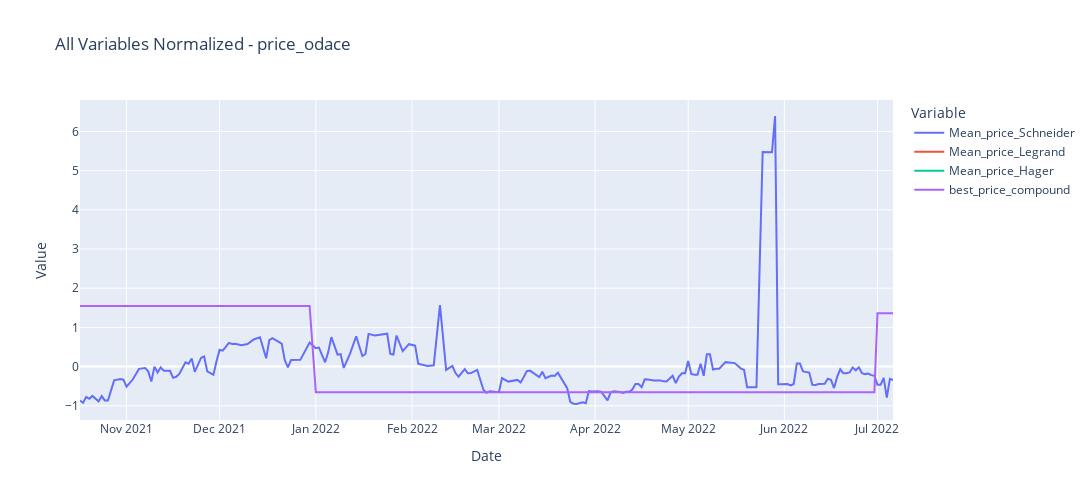
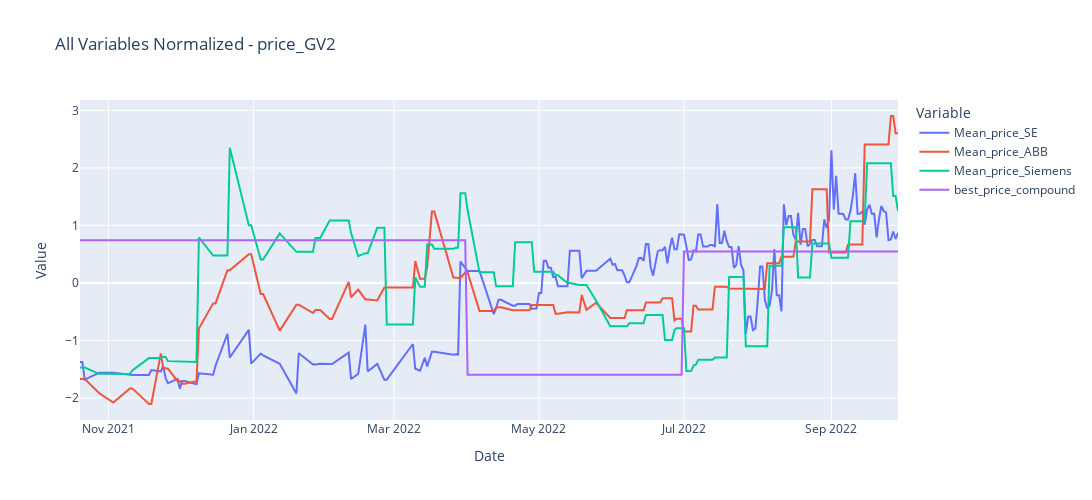
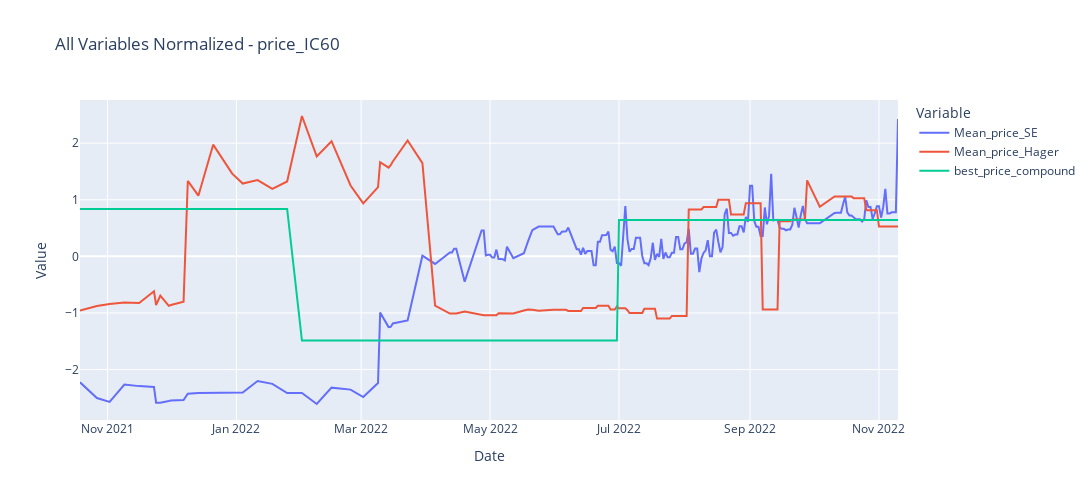

Source (notebook cell) for these figures, in order:
### Code cell
import plotly.express as px

# Normalizing Function
def normalize_and_plot(df, title):
    scaler = StandardScaler()

    # Normalize the DataFrame
    df_normalized = pd.DataFrame(scaler.fit_transform(df), index=df.index, columns=df.columns)

    # Melt the DataFrame for Plotly
    df_melted = df_normalized.reset_index().melt(id_vars=df_normalized.index.name, var_name='Variable', value_name='Value')

    # Plotting with Plotly
    fig = px.line(df_melted, x=df_normalized.index.name, y='Value', color='Variable', title=title)
    fig.update_layout(width=1300, height=500)
    fig.show()

# Apply to your DataFrames
normalize_and_plot(price_odace_best, 'All Variables Normalized - price_odace')
normalize_and_plot(price_GV2_best, 'All Variables Normalized - price_GV2')
normalize_and_plot(price_IC60_best, 'All Variables Normalized - price_IC60')

### Figure 1 — Plotly figure (JSON) as saved in the notebook; plotly's stock layout.template omitted (floating-point values rounded to 4 significant figures; data arrays with more than 128 entries replaced by an {"elided": "..."} marker saying what was removed)
{"data": [{"hovertemplate": "Variable=Mean_price_Schneider<br>Date=%{x}<br>Value=%{y}<extra></extra>", "legendgroup": "Mean_price_Schneider", "line": {"color": "#636efa", "dash": "solid"}, "marker": {"symbol": "circle"}, "mode": "lines", "name": "Mean_price_Schneider", "orientation": "v", "showlegend": true, "type": "scatter", "x": {"elided": "203 str values"}, "xaxis": "x", "y": {"elided": "203 float values"}, "yaxis": "y"}, {"hovertemplate": "Variable=Mean_price_Legrand<br>Date=%{x}<br>Value=%{y}<extra></extra>", "legendgroup": "Mean_price_Legrand", "line": {"color": "#EF553B", "dash": "solid"}, "marker": {"symbol": "circle"}, "mode": "lines", "name": "Mean_price_Legrand", "orientation": "v", "showlegend": true, "type": "scatter", "x": {"elided": "203 str values"}, "xaxis": "x", "y": {"elided": "203 null values"}, "yaxis": "y"}, {"hovertemplate": "Variable=Mean_price_Hager<br>Date=%{x}<br>Value=%{y}<extra></extra>", "legendgroup": "Mean_price_Hager", "line": {"color": "#00cc96", "dash": "solid"}, "marker": {"symbol": "circle"}, "mode": "lines", "name": "Mean_price_Hager", "orientation": "v", "showlegend": true, "type": "scatter", "x": {"elided": "203 str values"}, "xaxis": "x", "y": {"elided": "203 null values"}, "yaxis": "y"}, {"hovertemplate": "Variable=best_price_compound<br>Date=%{x}<br>Value=%{y}<extra></extra>", "legendgroup": "best_price_compound", "line": {"color": "#ab63fa", "dash": "solid"}, "marker": {"symbol": "circle"}, "mode": "lines", "name": "best_price_compound", "orientation": "v", "showlegend": true, "type": "scatter", "x": {"elided": "203 str values"}, "xaxis": "x", "y": {"elided": "203 float values"}, "yaxis": "y"}], "layout": {"height": 500, "legend": {"title": {"text": "Variable"}, "tracegroupgap": 0}, "title": {"text": "All Variables Normalized - price_odace"}, "width": 1300, "xaxis": {"anchor": "y", "autorange": true, "domain": [0, 1], "range": ["2021-10-17", "2022-07-06"], "title": {"text": "Date"}, "type": "date"}, "yaxis": {"anchor": "x", "autorange": true, "domain": [0, 1], "range": [-1.363, 6.802], "title": {"text": "Value"}, "type": "linear"}}}

### Figure 2 — Plotly figure (JSON) as saved in the notebook; plotly's stock layout.template omitted (floating-point values rounded to 4 significant figures; data arrays with more than 128 entries replaced by an {"elided": "..."} marker saying what was removed)
{"data": [{"hovertemplate": "Variable=Mean_price_SE<br>Date=%{x}<br>Value=%{y}<extra></extra>", "legendgroup": "Mean_price_SE", "line": {"color": "#636efa", "dash": "solid"}, "marker": {"symbol": "circle"}, "mode": "lines", "name": "Mean_price_SE", "orientation": "v", "showlegend": true, "type": "scatter", "x": {"elided": "203 str values"}, "xaxis": "x", "y": {"elided": "203 float values"}, "yaxis": "y"}, {"hovertemplate": "Variable=Mean_price_ABB <br>Date=%{x}<br>Value=%{y}<extra></extra>", "legendgroup": "Mean_price_ABB ", "line": {"color": "#EF553B", "dash": "solid"}, "marker": {"symbol": "circle"}, "mode": "lines", "name": "Mean_price_ABB ", "orientation": "v", "showlegend": true, "type": "scatter", "x": {"elided": "203 str values"}, "xaxis": "x", "y": {"elided": "203 float values"}, "yaxis": "y"}, {"hovertemplate": "Variable=Mean_price_Siemens <br>Date=%{x}<br>Value=%{y}<extra></extra>", "legendgroup": "Mean_price_Siemens ", "line": {"color": "#00cc96", "dash": "solid"}, "marker": {"symbol": "circle"}, "mode": "lines", "name": "Mean_price_Siemens ", "orientation": "v", "showlegend": true, "type": "scatter", "x": {"elided": "203 str values"}, "xaxis": "x", "y": {"elided": "203 float values"}, "yaxis": "y"}, {"hovertemplate": "Variable=best_price_compound<br>Date=%{x}<br>Value=%{y}<extra></extra>", "legendgroup": "best_price_compound", "line": {"color": "#ab63fa", "dash": "solid"}, "marker": {"symbol": "circle"}, "mode": "lines", "name": "best_price_compound", "orientation": "v", "showlegend": true, "type": "scatter", "x": {"elided": "203 str values"}, "xaxis": "x", "y": {"elided": "203 float values"}, "yaxis": "y"}], "layout": {"height": 500, "legend": {"title": {"text": "Variable"}, "tracegroupgap": 0}, "title": {"text": "All Variables Normalized - price_GV2"}, "width": 1300, "xaxis": {"anchor": "y", "autorange": true, "domain": [0, 1], "range": ["2021-10-20", "2022-09-29"], "title": {"text": "Date"}, "type": "date"}, "yaxis": {"anchor": "x", "autorange": true, "domain": [0, 1], "range": [-2.382, 3.181], "title": {"text": "Value"}, "type": "linear"}}}

### Figure 3 — Plotly figure (JSON) as saved in the notebook; plotly's stock layout.template omitted (floating-point values rounded to 4 significant figures; data arrays with more than 128 entries replaced by an {"elided": "..."} marker saying what was removed)
{"data": [{"hovertemplate": "Variable=Mean_price_SE<br>Date=%{x}<br>Value=%{y}<extra></extra>", "legendgroup": "Mean_price_SE", "line": {"color": "#636efa", "dash": "solid"}, "marker": {"symbol": "circle"}, "mode": "lines", "name": "Mean_price_SE", "orientation": "v", "showlegend": true, "type": "scatter", "x": {"elided": "203 str values"}, "xaxis": "x", "y": {"elided": "203 float values"}, "yaxis": "y"}, {"hovertemplate": "Variable=Mean_price_Hager<br>Date=%{x}<br>Value=%{y}<extra></extra>", "legendgroup": "Mean_price_Hager", "line": {"color": "#EF553B", "dash": "solid"}, "marker": {"symbol": "circle"}, "mode": "lines", "name": "Mean_price_Hager", "orientation": "v", "showlegend": true, "type": "scatter", "x": {"elided": "203 str values"}, "xaxis": "x", "y": {"elided": "203 float values"}, "yaxis": "y"}, {"hovertemplate": "Variable=best_price_compound<br>Date=%{x}<br>Value=%{y}<extra></extra>", "legendgroup": "best_price_compound", "line": {"color": "#00cc96", "dash": "solid"}, "marker": {"symbol": "circle"}, "mode": "lines", "name": "best_price_compound", "orientation": "v", "showlegend": true, "type": "scatter", "x": {"elided": "203 str values"}, "xaxis": "x", "y": {"elided": "203 float values"}, "yaxis": "y"}], "layout": {"height": 500, "legend": {"title": {"text": "Variable"}, "tracegroupgap": 0}, "title": {"text": "All Variables Normalized - price_IC60"}, "width": 1300, "xaxis": {"anchor": "y", "autorange": true, "domain": [0, 1], "range": ["2021-10-19", "2022-11-10"], "title": {"text": "Date"}, "type": "date"}, "yaxis": {"anchor": "x", "autorange": true, "domain": [0, 1], "range": [-2.892, 2.763], "title": {"text": "Value"}, "type": "linear"}}}
